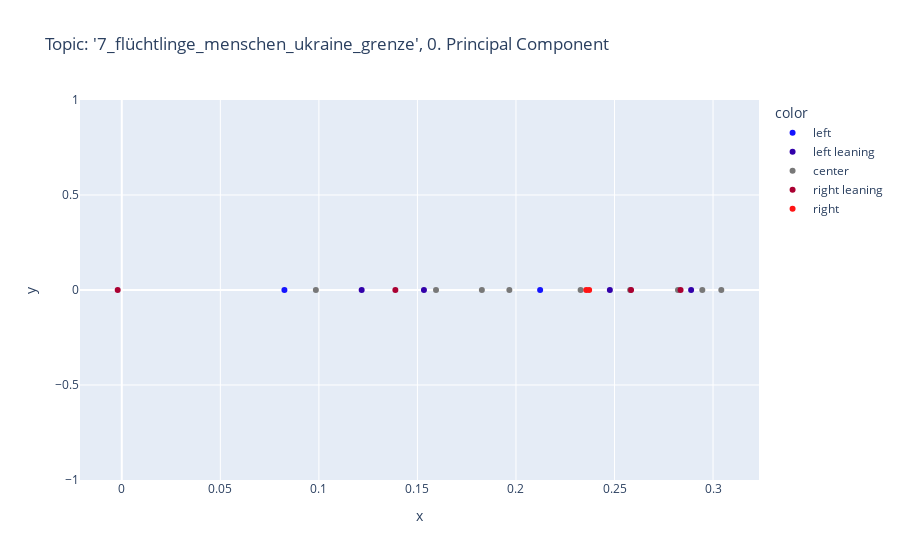
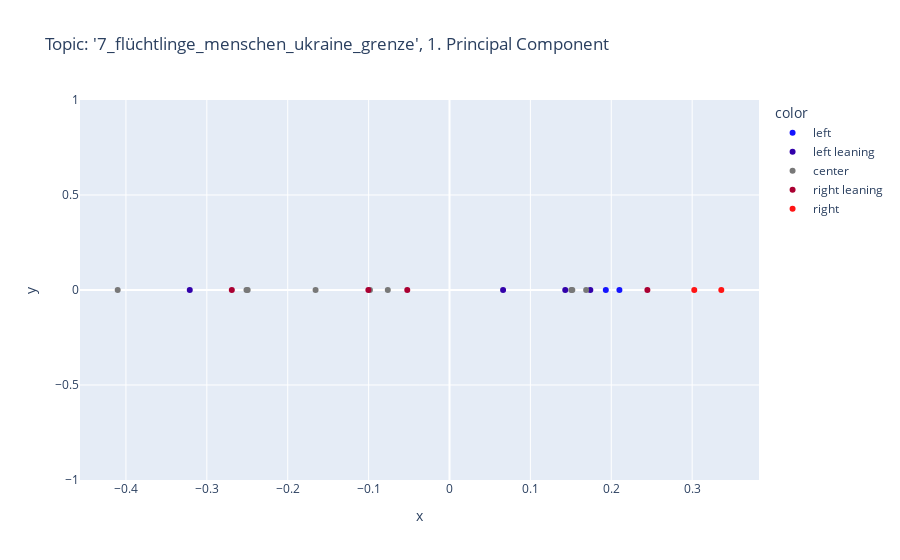
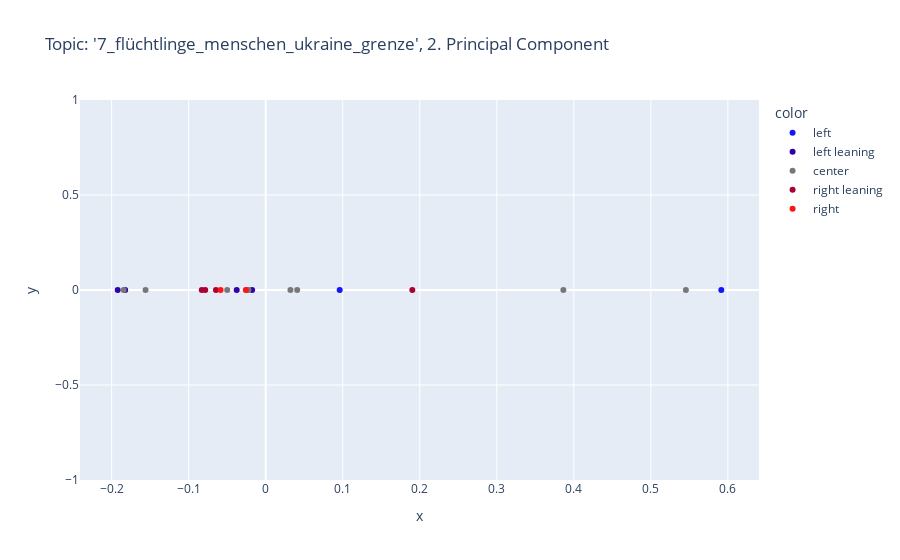

Notebook code for these charts, in order:
### Code cell
import plotly.express as px
#import matplotlib.pyplot as plt
%matplotlib inline

color_palette = [
    'rgb(20.0, 20.0, 255.0)',
    'rgb(50.0, 0.0, 170.0)',
    'rgb(120.0, 120.0, 120.0)',
    'rgb(170.0, 0.0, 50.0)',
    'rgb(255.0, 20.0, 20.0)'
]

n_components=3
scale = True

scaler = StandardScaler()
model = TruncatedSVD(n_components=n_components)
#model = PCA(n_components=n_components)

if scale:
    N_scaled = scaler.fit_transform(N.values)
    N_df_trunc = model.fit_transform(N_scaled)
else:
    N_df_trunc = model.fit_transform(N.values)

for n in range(n_components):
    fig = px.scatter(
        x=model.components_[n], 
        y=[0.0 for test in model.components_[n]], 
        color=[political_spectrum_dict[medium] for medium in N.columns.to_list()],
        color_discrete_sequence=color_palette,
        hover_data=[N.columns.to_list()], 
        title=f'Topic: \'{topic}\', {n}. Principal Component',
        )
    fig.show()

### Figure 1 — Plotly figure (JSON) as saved in the notebook; plotly's stock layout.template omitted (floating-point values rounded to 4 significant figures)
{"data": [{"customdata": [["junge Welt"], ["NachDenkSeiten"]], "hovertemplate": "color=left<br>x=%{x}<br>y=%{y}<br>hover_data_0=%{customdata[0]}<extra></extra>", "legendgroup": "left", "marker": {"color": "rgb(20.0, 20.0, 255.0)", "symbol": "circle"}, "mode": "markers", "name": "left", "orientation": "v", "showlegend": true, "type": "scatter", "x": [0.08251, 0.2123], "xaxis": "x", "y": [0, 0], "yaxis": "y"}, {"customdata": [["taz"], ["Süddeutsche Zeitung"], ["stern TV"], ["DER SPIEGEL"]], "hovertemplate": "color=left leaning<br>x=%{x}<br>y=%{y}<br>hover_data_0=%{customdata[0]}<extra></extra>", "legendgroup": "left leaning", "marker": {"color": "rgb(50.0, 0.0, 170.0)", "symbol": "circle"}, "mode": "markers", "name": "left leaning", "orientation": "v", "showlegend": true, "type": "scatter", "x": [0.2476, 0.1533, 0.1217, 0.2889], "xaxis": "x", "y": [0, 0, 0, 0], "yaxis": "y"}, {"customdata": [["Der Tagesspiegel"], ["ARD"], ["ZDF"], ["ZDFheute Nachrichten"], ["Bayerischer Rundfunk"], ["ntv Nachrichten"], ["ZEIT ONLINE"], ["faz"], ["WELT"]], "hovertemplate": "color=center<br>x=%{x}<br>y=%{y}<br>hover_data_0=%{customdata[0]}<extra></extra>", "legendgroup": "center", "marker": {"color": "rgb(120.0, 120.0, 120.0)", "symbol": "circle"}, "mode": "markers", "name": "center", "orientation": "v", "showlegend": true, "type": "scatter", "x": [0.09847, 0.1967, 0.2579, 0.3042, 0.1827, 0.2946, 0.1594, 0.2822, 0.2328], "xaxis": "x", "y": [0, 0, 0, 0, 0, 0, 0, 0, 0], "yaxis": "y"}, {"customdata": [["RTL"], ["FOCUS Online"], ["BILD"], ["NZZ Neue Zürcher Zeitung"]], "hovertemplate": "color=right leaning<br>x=%{x}<br>y=%{y}<br>hover_data_0=%{customdata[0]}<extra></extra>", "legendgroup": "right leaning", "marker": {"color": "rgb(170.0, 0.0, 50.0)", "symbol": "circle"}, "mode": "markers", "name": "right leaning", "orientation": "v", "showlegend": true, "type": "scatter", "x": [-0.00208, 0.2584, 0.2835, 0.1388], "xaxis": "x", "y": [0, 0, 0, 0], "yaxis": "y"}, {"customdata": [["Junge Freiheit"], ["COMPACTTV"]], "hovertemplate": "color=right<br>x=%{x}<br>y=%{y}<br>hover_data_0=%{customdata[0]}<extra></extra>", "legendgroup": "right", "marker": {"color": "rgb(255.0, 20.0, 20.0)", "symbol": "circle"}, "mode": "markers", "name": "right", "orientation": "v", "showlegend": true, "type": "scatter", "x": [0.2357, 0.2371], "xaxis": "x", "y": [0, 0], "yaxis": "y"}], "layout": {"legend": {"title": {"text": "color"}, "tracegroupgap": 0}, "title": {"text": "Topic: '7_flüchtlinge_menschen_ukraine_grenze', 0. Principal Component"}, "xaxis": {"anchor": "y", "domain": [0, 1], "title": {"text": "x"}}, "yaxis": {"anchor": "x", "domain": [0, 1], "title": {"text": "y"}}}}

### Figure 2 — Plotly figure (JSON) as saved in the notebook; plotly's stock layout.template omitted (floating-point values rounded to 4 significant figures)
{"data": [{"customdata": [["junge Welt"], ["NachDenkSeiten"]], "hovertemplate": "color=left<br>x=%{x}<br>y=%{y}<br>hover_data_0=%{customdata[0]}<extra></extra>", "legendgroup": "left", "marker": {"color": "rgb(20.0, 20.0, 255.0)", "symbol": "circle"}, "mode": "markers", "name": "left", "orientation": "v", "showlegend": true, "type": "scatter", "x": [0.21, 0.1932], "xaxis": "x", "y": [0, 0], "yaxis": "y"}, {"customdata": [["taz"], ["Süddeutsche Zeitung"], ["stern TV"], ["DER SPIEGEL"]], "hovertemplate": "color=left leaning<br>x=%{x}<br>y=%{y}<br>hover_data_0=%{customdata[0]}<extra></extra>", "legendgroup": "left leaning", "marker": {"color": "rgb(50.0, 0.0, 170.0)", "symbol": "circle"}, "mode": "markers", "name": "left leaning", "orientation": "v", "showlegend": true, "type": "scatter", "x": [0.1741, 0.06624, -0.3211, 0.1431], "xaxis": "x", "y": [0, 0, 0, 0], "yaxis": "y"}, {"customdata": [["Der Tagesspiegel"], ["ARD"], ["ZDF"], ["ZDFheute Nachrichten"], ["Bayerischer Rundfunk"], ["ntv Nachrichten"], ["ZEIT ONLINE"], ["faz"], ["WELT"]], "hovertemplate": "color=center<br>x=%{x}<br>y=%{y}<br>hover_data_0=%{customdata[0]}<extra></extra>", "legendgroup": "center", "marker": {"color": "rgb(120.0, 120.0, 120.0)", "symbol": "circle"}, "mode": "markers", "name": "center", "orientation": "v", "showlegend": true, "type": "scatter", "x": [-0.1656, -0.09837, -0.251, -0.2495, 0.1689, -0.07629, 0.1518, 0.1506, -0.4102], "xaxis": "x", "y": [0, 0, 0, 0, 0, 0, 0, 0, 0], "yaxis": "y"}, {"customdata": [["RTL"], ["FOCUS Online"], ["BILD"], ["NZZ Neue Zürcher Zeitung"]], "hovertemplate": "color=right leaning<br>x=%{x}<br>y=%{y}<br>hover_data_0=%{customdata[0]}<extra></extra>", "legendgroup": "right leaning", "marker": {"color": "rgb(170.0, 0.0, 50.0)", "symbol": "circle"}, "mode": "markers", "name": "right leaning", "orientation": "v", "showlegend": true, "type": "scatter", "x": [-0.05221, -0.1003, -0.2691, 0.2447], "xaxis": "x", "y": [0, 0, 0, 0], "yaxis": "y"}, {"customdata": [["Junge Freiheit"], ["COMPACTTV"]], "hovertemplate": "color=right<br>x=%{x}<br>y=%{y}<br>hover_data_0=%{customdata[0]}<extra></extra>", "legendgroup": "right", "marker": {"color": "rgb(255.0, 20.0, 20.0)", "symbol": "circle"}, "mode": "markers", "name": "right", "orientation": "v", "showlegend": true, "type": "scatter", "x": [0.336, 0.3026], "xaxis": "x", "y": [0, 0], "yaxis": "y"}], "layout": {"legend": {"title": {"text": "color"}, "tracegroupgap": 0}, "title": {"text": "Topic: '7_flüchtlinge_menschen_ukraine_grenze', 1. Principal Component"}, "xaxis": {"anchor": "y", "domain": [0, 1], "title": {"text": "x"}}, "yaxis": {"anchor": "x", "domain": [0, 1], "title": {"text": "y"}}}}

### Figure 3 — Plotly figure (JSON) as saved in the notebook; plotly's stock layout.template omitted (floating-point values rounded to 4 significant figures)
{"data": [{"customdata": [["junge Welt"], ["NachDenkSeiten"]], "hovertemplate": "color=left<br>x=%{x}<br>y=%{y}<br>hover_data_0=%{customdata[0]}<extra></extra>", "legendgroup": "left", "marker": {"color": "rgb(20.0, 20.0, 255.0)", "symbol": "circle"}, "mode": "markers", "name": "left", "orientation": "v", "showlegend": true, "type": "scatter", "x": [0.5914, 0.09604], "xaxis": "x", "y": [0, 0], "yaxis": "y"}, {"customdata": [["taz"], ["Süddeutsche Zeitung"], ["stern TV"], ["DER SPIEGEL"]], "hovertemplate": "color=left leaning<br>x=%{x}<br>y=%{y}<br>hover_data_0=%{customdata[0]}<extra></extra>", "legendgroup": "left leaning", "marker": {"color": "rgb(50.0, 0.0, 170.0)", "symbol": "circle"}, "mode": "markers", "name": "left leaning", "orientation": "v", "showlegend": true, "type": "scatter", "x": [-0.03767, -0.1824, -0.1921, -0.01765], "xaxis": "x", "y": [0, 0, 0, 0], "yaxis": "y"}, {"customdata": [["Der Tagesspiegel"], ["ARD"], ["ZDF"], ["ZDFheute Nachrichten"], ["Bayerischer Rundfunk"], ["ntv Nachrichten"], ["ZEIT ONLINE"], ["faz"], ["WELT"]], "hovertemplate": "color=center<br>x=%{x}<br>y=%{y}<br>hover_data_0=%{customdata[0]}<extra></extra>", "legendgroup": "center", "marker": {"color": "rgb(120.0, 120.0, 120.0)", "symbol": "circle"}, "mode": "markers", "name": "center", "orientation": "v", "showlegend": true, "type": "scatter", "x": [0.5455, 0.3864, -0.05001, -0.02426, -0.156, 0.04084, -0.1844, 0.03211, -0.02238], "xaxis": "x", "y": [0, 0, 0, 0, 0, 0, 0, 0, 0], "yaxis": "y"}, {"customdata": [["RTL"], ["FOCUS Online"], ["BILD"], ["NZZ Neue Zürcher Zeitung"]], "hovertemplate": "color=right leaning<br>x=%{x}<br>y=%{y}<br>hover_data_0=%{customdata[0]}<extra></extra>", "legendgroup": "right leaning", "marker": {"color": "rgb(170.0, 0.0, 50.0)", "symbol": "circle"}, "mode": "markers", "name": "right leaning", "orientation": "v", "showlegend": true, "type": "scatter", "x": [0.1903, -0.06459, -0.07851, -0.08303], "xaxis": "x", "y": [0, 0, 0, 0], "yaxis": "y"}, {"customdata": [["Junge Freiheit"], ["COMPACTTV"]], "hovertemplate": "color=right<br>x=%{x}<br>y=%{y}<br>hover_data_0=%{customdata[0]}<extra></extra>", "legendgroup": "right", "marker": {"color": "rgb(255.0, 20.0, 20.0)", "symbol": "circle"}, "mode": "markers", "name": "right", "orientation": "v", "showlegend": true, "type": "scatter", "x": [-0.05861, -0.02582], "xaxis": "x", "y": [0, 0], "yaxis": "y"}], "layout": {"legend": {"title": {"text": "color"}, "tracegroupgap": 0}, "title": {"text": "Topic: '7_flüchtlinge_menschen_ukraine_grenze', 2. Principal Component"}, "xaxis": {"anchor": "y", "domain": [0, 1], "title": {"text": "x"}}, "yaxis": {"anchor": "x", "domain": [0, 1], "title": {"text": "y"}}}}
